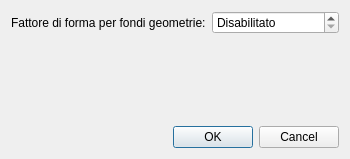
<?xml version="1.0" encoding="UTF-8"?>
<ui version="4.0">
 <class>settings_dialog</class>
 <widget class="QDialog" name="settings_dialog">
  <property name="geometry">
   <rect>
    <x>0</x>
    <y>0</y>
    <width>350</width>
    <height>159</height>
   </rect>
  </property>
  <property name="windowTitle">
   <string>Impostazioni PZP</string>
  </property>
  <layout class="QGridLayout" name="gridLayout_2">
   <item row="0" column="1">
    <widget class="QDoubleSpinBox" name="mergeFormFactorSpinBox">
     <property name="specialValueText">
      <string>Disabilitato</string>
     </property>
     <property name="maximum">
      <double>1.000000000000000</double>
     </property>
     <property name="singleStep">
      <double>0.100000000000000</double>
     </property>
    </widget>
   </item>
   <item row="0" column="0">
    <widget class="QLabel" name="mergeFormFactorLabel">
     <property name="toolTip">
      <string>&lt;html&gt;&lt;head/&gt;&lt;body&gt;
&lt;p&gt;Fusiona i poligoni con superficie inferiore a 10m2 se rispondono al fattore di forma. Per fattore di forma si intende il rapporto tra altezza e larghezza della bounding box minima di un poligono.&lt;/p&gt;
&lt;p&gt;Ad esempio:&lt;/p&gt;
&lt;ul&gt;
  &lt;li&gt;Fattore 0: nessun poligono verrà fuso .&lt;/li&gt;
  &lt;li&gt;Fattore 0.1: i poligoni di 1x10m, o più allungati verranno fusi.&lt;/li&gt;
  &lt;li&gt;Fattore 0.4: i poligoni di 2x5m, o più allungati verranno fusi.&lt;/li&gt;
  &lt;li&gt;Fattore 1: tutti i poligoni sotto i 10m2 verranno fusi.&lt;/li&gt;
&lt;/ul&gt;
&lt;/body&gt;&lt;/html&gt;</string>
     </property>
     <property name="text">
      <string>Fattore di forma per fondi geometrie:</string>
     </property>
    </widget>
   </item>
   <item row="1" column="0">
    <spacer name="verticalSpacer">
     <property name="orientation">
      <enum>Qt::Vertical</enum>
     </property>
     <property name="sizeHint" stdset="0">
      <size>
       <width>20</width>
       <height>40</height>
      </size>
     </property>
    </spacer>
   </item>
   <item row="2" column="0" colspan="2">
    <widget class="QDialogButtonBox" name="buttonBox">
     <property name="orientation">
      <enum>Qt::Horizontal</enum>
     </property>
     <property name="standardButtons">
      <set>QDialogButtonBox::Cancel|QDialogButtonBox::Ok</set>
     </property>
    </widget>
   </item>
  </layout>
 </widget>
 <resources/>
 <connections>
  <connection>
   <sender>buttonBox</sender>
   <signal>accepted()</signal>
   <receiver>settings_dialog</receiver>
   <slot>accept()</slot>
   <hints>
    <hint type="sourcelabel">
     <x>248</x>
     <y>254</y>
    </hint>
    <hint type="destinationlabel">
     <x>157</x>
     <y>274</y>
    </hint>
   </hints>
  </connection>
  <connection>
   <sender>buttonBox</sender>
   <signal>rejected()</signal>
   <receiver>settings_dialog</receiver>
   <slot>reject()</slot>
   <hints>
    <hint type="sourcelabel">
     <x>316</x>
     <y>260</y>
    </hint>
    <hint type="destinationlabel">
     <x>286</x>
     <y>274</y>
    </hint>
   </hints>
  </connection>
 </connections>
</ui>
